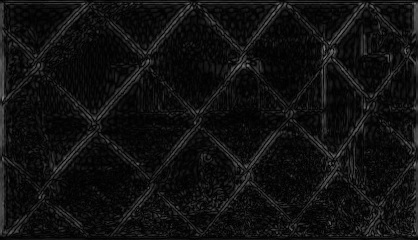
#> input picture BPF.jpg, 418 x 240 px
$ python 'phase 2.py'
#> lines starting #> are read from the running program, lines starting #| are printed output that depends on the picture
import cv2
import pywt
import numpy as np
import matplotlib.pyplot as plt
from PIL import Image
import os

dir = os.path.dirname(__file__)
foldername = os.path.join(dir, 'Images')
os.chdir(foldername)

image = cv2.imread('BPF.jpg')
#> image is the input picture: shape (240, 418, 3); min 0, max 131, mean 16.3
gray_image = cv2.cvtColor(image, cv2.COLOR_BGR2GRAY)
cv2.imwrite('gray_image.png',gray_image)
x=np.asarray(Image.open("gray_image.png").convert("L"))
wp = pywt.WaveletPacket2D(data=x, wavelet='db1', mode='sym')
plt.title("Original Image")
plt.imshow(wp.data,plt.cm.gray) # plot original image
plt.show()

limith = 25
limitv = 20
limitd = 20

zh=wp['h'].data
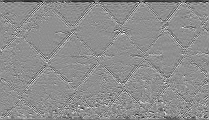
#> zh: shape (120, 209) float64; min -68.5, max 53, mean -0.9; drawn with min black and max white
zh[zh<limith]=0.0
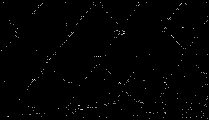
#> zh: shape (120, 209) float64; min 0, max 53, mean 0.4; drawn with min black and max white
plt.title("Horizontal")
plt.imshow(zh,plt.cm.gray) # plot horizontal decomposition of image
plt.show()


zv=wp['v'].data
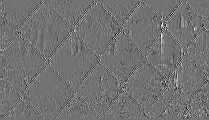
#> zv: shape (120, 209) float64; min -71.5, max 88, mean 0.2; drawn with min black and max white
zv[zv<limitv]=0.0
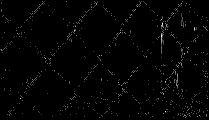
#> zv: shape (120, 209) float64; min 0, max 88, mean 1.2; drawn with min black and max white
plt.title("Vertical")
plt.imshow(zv,plt.cm.gray) # plot vertical decomposition of image
plt.show()

zd=wp['d'].data
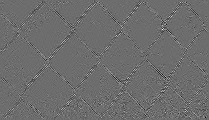
#> zd: shape (120, 209) float64; min -57, max 76, mean -0.1; drawn with min black and max white
zd[zd<limitd]=0.0
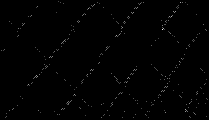
#> zd: shape (120, 209) float64; min 0, max 76, mean 0.5; drawn with min black and max white
plt.title("Diagonal")
plt.imshow(zd,plt.cm.gray) # plot diagonal decmposition of image
plt.show()


zf = cv2.bitwise_or(zh, zd)
zf = cv2.bitwise_or(zf, zv)
cv2.imshow('Bitwise OR', zf)
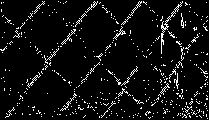
#> window 'Bitwise OR': shape (120, 209); 6.4% white in thin lines or dots
#
## De-allocate any associated memory usage
if cv2.waitKey(0) & 0xff == 27:
#> (key Esc is pressed here)
    cv2.destroyAllWindows()


#zf[zf<0.0]=0.0
#plt.imshow(zf,plt.cm.gray) # plot final decmposition of image
#plt.show()
